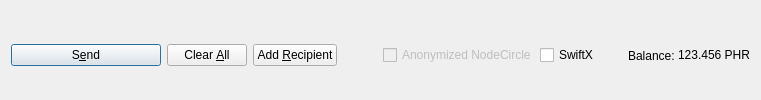
         <widget class="QFrame" name="frame_Send">
          <layout class="QHBoxLayout" name="horizontalLayout">
           <property name="bottomMargin">
            <number>0</number>
           </property>
           <item>
            <widget class="QPushButton" name="sendButton">
             <property name="minimumSize">
              <size>
               <width>150</width>
               <height>0</height>
              </size>
             </property>
             <property name="toolTip">
              <string>Confirm the send action</string>
             </property>
             <property name="text">
              <string>S&amp;end</string>
             </property>
             <property name="icon">
              <iconset resource="../nodecircle.qrc">
               <normaloff>:/icons/send</normaloff>:/icons/send</iconset>
             </property>
             <property name="autoDefault">
              <bool>false</bool>
             </property>
             <property name="default">
              <bool>true</bool>
             </property>
            </widget>
           </item>
           <item>
            <widget class="QPushButton" name="clearButton">
             <property name="sizePolicy">
              <sizepolicy hsizetype="Minimum" vsizetype="Fixed">
               <horstretch>0</horstretch>
               <verstretch>0</verstretch>
              </sizepolicy>
             </property>
             <property name="toolTip">
              <string>Clear all fields of the form.</string>
             </property>
             <property name="text">
              <string>Clear &amp;All</string>
             </property>
             <property name="icon">
              <iconset resource="../nodecircle.qrc">
               <normaloff>:/icons/remove</normaloff>:/icons/remove</iconset>
             </property>
             <property name="autoDefault">
              <bool>false</bool>
             </property>
            </widget>
           </item>
           <item>
            <widget class="QPushButton" name="addButton">
             <property name="toolTip">
              <string>Send to multiple recipients at once</string>
             </property>
             <property name="text">
              <string>Add &amp;Recipient</string>
             </property>
             <property name="icon">
              <iconset resource="../nodecircle.qrc">
               <normaloff>:/icons/add</normaloff>:/icons/add</iconset>
             </property>
             <property name="autoDefault">
              <bool>false</bool>
             </property>
            </widget>
           </item>
           <item>
            <spacer name="horizontalSpacer">
             <property name="orientation">
              <enum>Qt::Horizontal</enum>
             </property>
             <property name="sizeHint" stdset="0">
              <size>
               <width>40</width>
               <height>20</height>
              </size>
             </property>
            </spacer>
           </item>
           <item>
            <layout class="QHBoxLayout" name="horizontalLayout_2">
             <property name="spacing">
              <number>3</number>
             </property>
             <item>
              <widget class="QCheckBox" name="checkzPHR">
               <property name="enabled">
                <bool>false</bool>
               </property>
               <property name="text">
                <string>Anonymized NodeCircle</string>
               </property>
              </widget>
             </item>
             <item>
              <widget class="QCheckBox" name="checkSwiftTX">
               <property name="enabled">
                <bool>true</bool>
               </property>
               <property name="minimumSize">
                <size>
                 <width>85</width>
                 <height>0</height>
                </size>
               </property>
               <property name="text">
                <string>SwiftX</string>
               </property>
              </widget>
             </item>
             <item>
              <widget class="QLabel" name="label">
               <property name="text">
                <string>Balance:</string>
               </property>
              </widget>
             </item>
             <item>
              <widget class="QLabel" name="labelBalance">
               <property name="sizePolicy">
                <sizepolicy hsizetype="Preferred" vsizetype="Fixed">
                 <horstretch>0</horstretch>
                 <verstretch>0</verstretch>
                </sizepolicy>
               </property>
               <property name="cursor">
                <cursorShape>IBeamCursor</cursorShape>
               </property>
               <property name="text">
                <string notr="true">123.456 PHR</string>
               </property>
               <property name="textInteractionFlags">
                <set>Qt::LinksAccessibleByMouse|Qt::TextSelectableByKeyboard|Qt::TextSelectableByMouse</set>
               </property>
              </widget>
             </item>
            </layout>
           </item>
          </layout>
         </widget>
